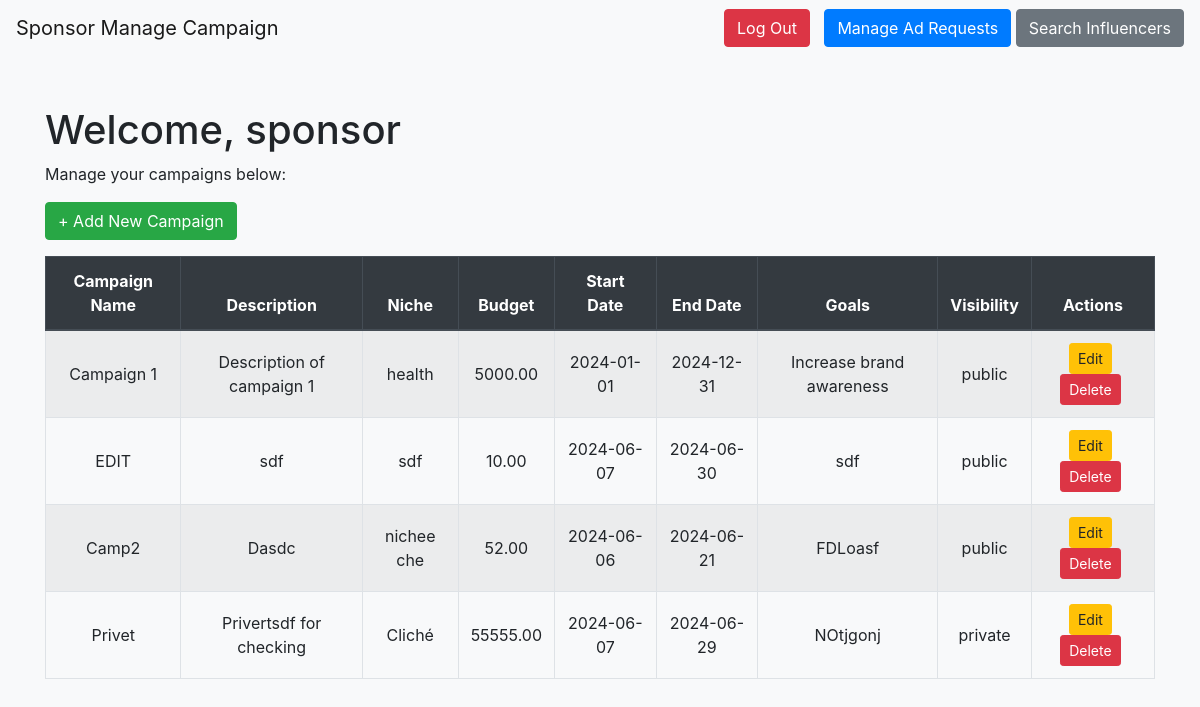
Page /sponsor/managecampaign (signed in) on the committed database.
### models.py (models this page shows, shortened)
class Campaign(db.Model):
    __tablename__ = "campaigns"
    campaign_id = db.Column(db.Integer, primary_key=True, autoincrement=True)
    sponsor_id = db.Column(
        db.Integer, db.ForeignKey("sponsors.sponsor_id"), nullable=False
    )
    name = db.Column(db.String(255), nullable=False)
    description = db.Column(db.Text, nullable=False)
    start_date = db.Column(db.Date)
    end_date = db.Column(db.Date)
    budget = db.Column(db.Numeric(10, 2), nullable=False)
    visibility = db.Column(db.Enum("public", "private"),default="public")
    goals = db.Column(db.Text, nullable=False)
    niche = db.Column(db.String(255), nullable=False)
    ad_requests = db.relationship("AdRequest", backref="campaign", lazy=True)
    campaign_flags = db.relationship("CampaignFlag", backref="campaign", lazy=True)
    def to_dict(self):
        return {c.name: getattr(self, c.name) for c in self.__table__.columns}

### sponsor.py (the view)
@sponsor.route("/managecampaign")
def sponsor_managecampaign():
    if "user_name" in session and session["role"] == "sponsor":
        campaign_data = helper.get_campaign_by_userid(session["user_id"])
        return render_template(
            "sponsor_managecampaign.html", data=session, campaign_data=campaign_data
        )
    flash("Please Login !","faliled")
    return redirect(url_for("sponsor.sponsor_login"))

### app.py (called while the page is built)
@app.before_request
def create_tables():
    init_db(app)

### helper.py (called while the page is built)
def get_campaign_by_userid(user_id):
    sponsor_data = Sponsor.query.filter_by(user_id=user_id).first()
    sponsor_id = sponsor_data.sponsor_id
    campaigns = Campaign.query.filter_by(sponsor_id=sponsor_id).all()
    if campaigns is not None:
        return [campaign.to_dict() for campaign in campaigns]
    else:
        return None

### models.py (called while the page is built, shortened)
def init_db(app):
    with app.app_context():
        db.create_all()

### templates/sponsor_managecampaign.html (shortened to what this page needs)
<!DOCTYPE html>
<html lang="en">
<head>
    <link rel="stylesheet" href="https://stackpath.bootstrapcdn.com/bootstrap/4.3.1/css/bootstrap.min.css">
</head>
<body>
    <nav class="navbar navbar-expand-lg navbar-light bg-light">
        <a class="navbar-brand" href="/sponsor/managecampaign">Sponsor Manage Campaign</a>
        <div class="ml-auto">
            <button class="btn btn-danger btn-custom" onclick="location.href='/logout'">Log Out</button>
            <button class="btn btn-primary" onclick="location.href='{{ url_for('sponsor.sponsor_manageadrequest') }}'">Manage Ad Requests</button>
            <button class="btn btn btn-secondary" onclick="location.href='#'">Search Influencers</button>
        </div>
    </nav>
    <div class="container">
        <h1>Welcome, {{ data['user_name'] }}</h1>
        <p>Manage your campaigns below:</p>
        <button class="btn btn-success mb-3" onclick="location.href='/sponsor/managecampaign/addcampaign'">+ Add New Campaign</button>
        {% if campaign_data %}
        <table class="table table-striped table-bordered campaign-list ">
            <thead class="thead-dark">
                <tr>
                    <th>Campaign Name</th>
                    <th>Description</th>
                    <th>Niche</th>
                    <th>Budget</th>
                    <th>Start Date</th>
                    <th>End Date</th>
                    <th>Goals</th>
                    <th>Visibility</th>
                    <th>Actions</th>
                </tr>
            </thead>
            <tbody>
              {% for data in campaign_data %}
              <tr>
                  <td>{{ data['name'] }}</td>
                  <td>{{ data['description'] }}</td>
                  <td>{{ data['niche'] }}</td>
                  <td>{{ data['budget'] }}</td>
                  <td>{{ data['start_date'] }}</td>
                  <td>{{ data['end_date'] }}</td>
                  <td>{{ data['goals'] }}</td>
                  <td>{{ data['visibility'] }}</td>
                  <td class="action-buttons">
                    <button class="btn btn-warning btn-sm" onclick="location.href='/sponsor/managecampaign/editcampaign/{{ data['''campaign_id'''] }}' ">Edit</button>
                    <button class="btn btn-danger btn-sm" onclick="location.href='/sponsor/managecampaign/deletecampaign/{{ data['''campaign_id'''] }}' " >Delete</button>
                  </td>
              </tr>
          {% endfor %}
            </tbody>
        </table>
        {% else %}
        <h3 style="color: red; font-weight: bold;">No Campaigns to show!!</h3>
      {% endif %}
    </div>
</body>
</html>

### templates/sponsor_managecampaign.html (style rules this page uses)
body { background-color: #f8f9fa; }
.container { margin-top: 50px; }
.navbar { margin-bottom: 20px; }
.btn-custom { margin-right: 10px; }
.campaign-list th, .campaign-list td { text-align: center; vertical-align: middle; }
.action-buttons button { margin-right: 5px; }

### rows in the picture
Campaign: name "Campaign 1", description "Description of campaign 1", niche "health", budget "5000.00", start_date "2024-01-01", end_date "2024-12-31", goals "Increase brand awareness", visibility "public"
Campaign: name "EDIT", description "sdf", niche "sdf", budget "10.00", start_date "2024-06-07", end_date "2024-06-30", goals "sdf", visibility "public"
Campaign: name "Camp2", description "Dasdc", niche "nichee che", budget "52.00", start_date "2024-06-06", end_date "2024-06-21", goals "FDLoasf", visibility "public"
Campaign: name "Privet", description "Privertsdf for checking", niche "Cliché", budget "55555.00", start_date "2024-06-07", end_date "2024-06-29", goals "NOtjgonj", visibility "private"

### other values in the picture
{{ data['user_name'] }} "sponsor"
